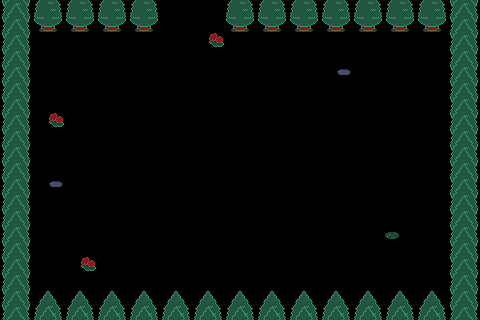

A 2D game scene composited from a Tiled map and its tileset images. What follows is a short description and the map's XML, with every tile layer's data as written:
An orthogonal 30x20 tile map with 16x16 px tiles, 1 tile layer (Tile Layer 1).

<map version="1.10" tiledversion="1.10.2" orientation="orthogonal" renderorder="right-down" width="30" height="20" tilewidth="16" tileheight="16" infinite="0" nextlayerid="2" nextobjectid="1">
 <tileset firstgid="1" source="monsta-forest.tsx" />
 <layer id="1" name="Tile Layer 1" width="30" height="20">
  <data encoding="csv">
13,14,9,10,9,10,9,10,9,10,5,5,5,5,9,10,9,10,9,10,9,10,9,10,9,10,9,10,13,14,
21,22,17,18,17,18,17,18,17,18,5,5,5,5,17,18,17,18,17,18,17,18,17,18,17,18,17,18,21,22,
13,14,5,5,5,5,5,5,5,5,5,5,5,25,5,5,5,5,5,5,5,5,5,5,5,5,5,5,13,14,
21,22,5,5,5,5,5,5,5,5,5,5,5,5,5,5,5,5,5,5,5,5,5,5,5,5,5,5,21,22,
13,14,5,5,5,5,5,5,5,5,5,5,5,5,5,5,5,5,5,5,5,33,5,5,5,5,5,5,13,14,
21,22,5,5,5,5,5,5,5,5,5,5,5,5,5,5,5,5,5,5,5,5,5,5,5,5,5,5,21,22,
13,14,5,5,5,5,5,5,5,5,5,5,5,5,5,5,5,5,5,5,5,5,5,5,5,5,5,5,13,14,
21,22,5,25,5,5,5,5,5,5,5,5,5,5,5,5,5,5,5,5,5,5,5,5,5,5,5,5,21,22,
13,14,5,5,5,5,5,5,5,5,5,5,5,5,5,5,5,5,5,5,5,5,5,5,5,5,5,5,13,14,
21,22,5,5,5,5,5,5,5,5,5,5,5,5,5,5,5,5,5,5,5,5,5,5,5,5,5,5,21,22,
13,14,5,5,5,5,5,5,5,5,5,5,5,5,5,5,5,5,5,5,5,5,5,5,5,5,5,5,13,14,
21,22,5,33,5,5,5,5,5,5,5,5,5,5,5,5,5,5,5,5,5,5,5,5,5,5,5,5,21,22,
13,14,5,5,5,5,5,5,5,5,5,5,5,5,5,5,5,5,5,5,5,5,5,5,5,5,5,5,13,14,
21,22,5,5,5,5,5,5,5,5,5,5,5,5,5,5,5,5,5,5,5,5,5,5,5,5,5,5,21,22,
13,14,5,5,5,5,5,5,5,5,5,5,5,5,5,5,5,5,5,5,5,5,5,5,34,5,5,5,13,14,
21,22,5,5,5,5,5,5,5,5,5,5,5,5,5,5,5,5,5,5,5,5,5,5,5,5,5,5,21,22,
13,14,5,5,5,25,5,5,5,5,5,5,5,5,5,5,5,5,5,5,5,5,5,5,5,5,5,5,13,14,
21,22,5,5,5,5,5,5,5,5,5,5,5,5,5,5,5,5,5,5,5,5,5,5,5,5,5,5,21,22,
13,14,3,4,3,4,3,4,3,4,3,4,3,4,3,4,3,4,3,4,3,4,3,4,3,4,3,4,13,14,
21,22,11,12,11,12,11,12,11,12,11,12,11,12,11,12,11,12,11,12,11,12,11,12,11,12,11,12,21,22
</data>
 </layer>
</map>